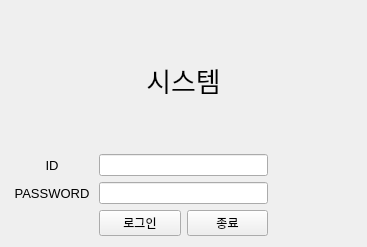
<?xml version="1.0" encoding="UTF-8"?>
<ui version="4.0">
 <class>LoginForm</class>
 <widget class="QWidget" name="LoginForm">
  <property name="geometry">
   <rect>
    <x>0</x>
    <y>0</y>
    <width>367</width>
    <height>247</height>
   </rect>
  </property>
  <property name="windowTitle">
   <string>Form</string>
  </property>
  <layout class="QGridLayout" name="gridLayout">
   <item row="1" column="0">
    <widget class="QLabel" name="label_2">
     <property name="font">
      <font>
       <pointsize>10</pointsize>
      </font>
     </property>
     <property name="text">
      <string>ID</string>
     </property>
     <property name="alignment">
      <set>Qt::AlignCenter</set>
     </property>
    </widget>
   </item>
   <item row="2" column="0">
    <widget class="QLabel" name="label_3">
     <property name="font">
      <font>
       <pointsize>10</pointsize>
      </font>
     </property>
     <property name="text">
      <string>PASSWORD</string>
     </property>
     <property name="alignment">
      <set>Qt::AlignCenter</set>
     </property>
    </widget>
   </item>
   <item row="3" column="2">
    <widget class="QPushButton" name="pushButton_exit">
     <property name="text">
      <string>종료</string>
     </property>
    </widget>
   </item>
   <item row="0" column="0" colspan="4">
    <widget class="QLabel" name="label">
     <property name="font">
      <font>
       <pointsize>20</pointsize>
      </font>
     </property>
     <property name="text">
      <string>시스템</string>
     </property>
     <property name="alignment">
      <set>Qt::AlignCenter</set>
     </property>
    </widget>
   </item>
   <item row="3" column="1">
    <widget class="QPushButton" name="pushButton_login">
     <property name="text">
      <string>로그인</string>
     </property>
    </widget>
   </item>
   <item row="2" column="1" colspan="2">
    <widget class="QLineEdit" name="lineEdit_passwd">
     <property name="echoMode">
      <enum>QLineEdit::Password</enum>
     </property>
    </widget>
   </item>
   <item row="1" column="1" colspan="2">
    <widget class="QLineEdit" name="lineEdit_id"/>
   </item>
  </layout>
 </widget>
 <tabstops>
  <tabstop>lineEdit_id</tabstop>
  <tabstop>lineEdit_passwd</tabstop>
  <tabstop>pushButton_login</tabstop>
  <tabstop>pushButton_exit</tabstop>
 </tabstops>
 <resources/>
 <connections>
  <connection>
   <sender>pushButton_exit</sender>
   <signal>clicked()</signal>
   <receiver>LoginForm</receiver>
   <slot>click_exit_button()</slot>
   <hints>
    <hint type="sourcelabel">
     <x>236</x>
     <y>226</y>
    </hint>
    <hint type="destinationlabel">
     <x>315</x>
     <y>225</y>
    </hint>
   </hints>
  </connection>
  <connection>
   <sender>pushButton_login</sender>
   <signal>clicked()</signal>
   <receiver>LoginForm</receiver>
   <slot>click_login_button()</slot>
   <hints>
    <hint type="sourcelabel">
     <x>158</x>
     <y>225</y>
    </hint>
    <hint type="destinationlabel">
     <x>62</x>
     <y>219</y>
    </hint>
   </hints>
  </connection>
  <connection>
   <sender>lineEdit_passwd</sender>
   <signal>editingFinished()</signal>
   <receiver>LoginForm</receiver>
   <slot>click_login_button()</slot>
   <hints>
    <hint type="sourcelabel">
     <x>251</x>
     <y>197</y>
    </hint>
    <hint type="destinationlabel">
     <x>303</x>
     <y>196</y>
    </hint>
   </hints>
  </connection>
 </connections>
 <slots>
  <slot>click_login_button()</slot>
  <slot>click_exit_button()</slot>
 </slots>
</ui>
